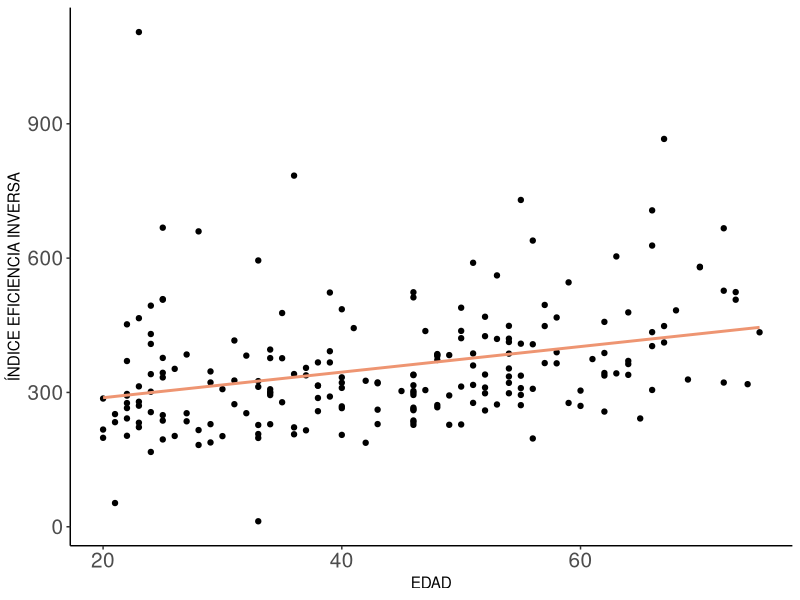
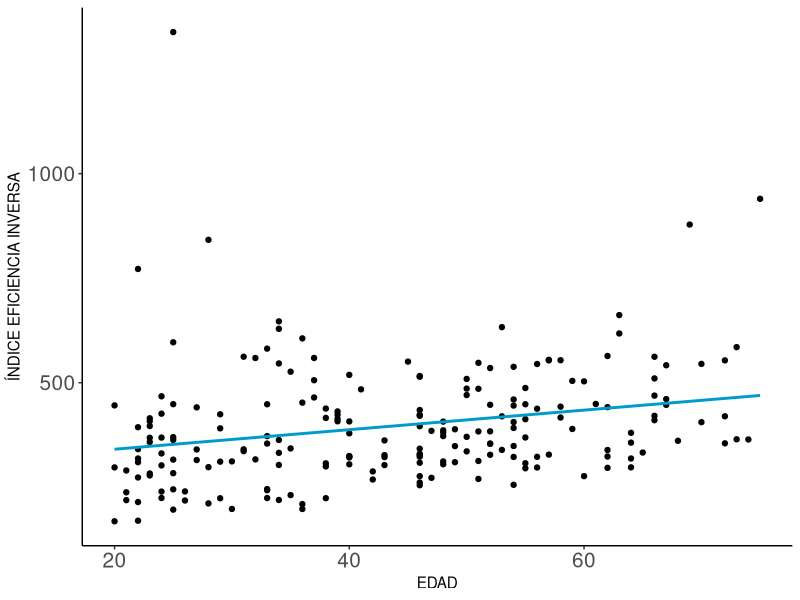

R code for these plots, in order: (Note: this script raises an error after producing the figures.)
library(readxl)
library(rstatix)
library(tidyverse)
library(magrittr)
library(gridExtra)

#### BASE DE DATOS CORRELACIONES ####
data <- read_xlsx("Junto.xlsx",sheet = "Correlaciones")%>%
  gather(cond_tip_est_val, value, -c("ID","DECADA", "SEXO", "EDAD","EDAD_CAT", "MoCA", 
                                     "MoCA_CAT","ESCOLARIDAD", "ESCOLARIDAD_CAT",
                                     "CRI_Total","CRI_Total_CAT","CRI_Total_Z","IDARE_R_PUNTAJE", "IDARE_R_CAT",  
                                     "IDARE_E_PUNTAJE", "IDARE_E_CAT", "IDERE_R_PUNTAJE",
                                     "IDERE_R_CAT", "IDERE_E_PUNTAJE", "IDERE_E_CAT",
                                     "COVID_CAT", "SHIPLEY","SHIPLEY_CAT","SUEÑO_NOR","SUEÑO_2DA",
                                     "OCUPACION","OCUPA_CAT","OCUPACION_CAT",
                                     "AMP_ROS","SUP_ROS", "SUP_ROSZ")) %>%
  separate(cond_tip_est_val, c("COND","VD","TIPO", "VAL"), sep = "_")

data %>%
  mutate(DECADA = as.factor(DECADA),
         SEXO = as.factor(SEXO),
         VD = as.factor(VD),
         COND = as.factor(COND),
         VAL = as.factor(VAL),
         TIPO = as.factor(TIPO),
         IDERE_R_CAT = as.factor(IDERE_R_CAT),
         IDARE_R_CAT = as.factor(IDARE_R_CAT),
         CRI_Total_CAT = as.factor(CRI_Total_CAT),
         EDAD_CAT = as.factor(EDAD_CAT),
         ESCOLARIDAD_CAT = as.factor(ESCOLARIDAD_CAT),
         MoCA_CAT = as.factor(MoCA_CAT))


#### EDAD ####
filter(data, VD == "EIDP", COND== "DP", VAL=="TOT", TIPO=="ROSTROS")%>%
  lm(formula= value ~ EDAD, data =.)%>%
  summary()

filter(data, VD == "EIDP", COND== "DP", VAL=="TOT", TIPO=="ROSTROS")%>%
  ggplot(aes(x = EDAD, y = value)) +
  geom_point() +
  geom_smooth(method = "lm", se = FALSE, col= "lightsalmon2") +
  labs(x = "EDAD", y = "ÍNDICE EFICIENCIA INVERSA") +  
  theme_classic()+ 
  theme(axis.text = element_text(size=15))

filter(data, VD == "EIDP", COND== "DP", VAL=="TOT", TIPO=="ESCENAS")%>%
  ggplot(aes(x = EDAD, y = value)) +
  geom_point() +
  geom_smooth(method = "lm", se = FALSE, col= "deepskyblue3") +
  labs(x = "EDAD", y = "ÍNDICE EFICIENCIA INVERSA") +  
  theme_classic()+ 
  theme(axis.text = element_text(size=15))

filter(data, VD == "EIDP", COND== "DP", VAL=="TOT", TIPO=="ESCENAS")%>%
  lm(formula= value ~ EDAD, data =.)%>%
  summary()

filter(data, VD == "EIDP", COND== "DP", VAL=="TOT", TIPO=="ROSTROS")%>%
  ggplot(aes(x = AMP, y = value)) +
  geom_point() +
  geom_smooth(method = "lm", se = FALSE) +
  labs(x = "EDAD", y = "EI rostros") +  
  theme_classic()

filter(data, VD == "EIDP", COND== "DP", VAL=="TOT", TIPO=="ESCENAS")%>%
  ggplot(aes(x = EDAD, y = value)) +
  geom_point() +
  geom_smooth(method = "lm", se = FALSE) +
  labs(x = "EDAD", y = "EI escenas") +  
  theme_classic()

filter(data, COND== "AMP", VD == "DUR", VAL=="TOT", TIPO=="ROS")%>%
  lm(formula= value ~ EDAD , data =.)%>%
  summary()

filter(data, COND== "SUP", VD == "DUR", VAL=="TOT", TIPO=="ROS")%>%
  lm(formula= value ~ EDAD, data =.)%>%
  summary()

filter(data, COND== "SUP", VD == "DUR", VAL=="TOT", TIPO=="ROS")%>%
  ggplot(aes(x = EDAD, y = value)) +
  geom_point() +
  geom_smooth(method = "lm", se = FALSE) +
  labs(x = "EDAD", y = "EI") +  
  theme_classic()

filter(data, COND== "AMP", VD == "DUR", VAL=="TOT", TIPO=="ROS")%>%
  ggplot(aes(x = EDAD, y = value)) +
  geom_point() +
  geom_smooth(method = "lm", se = FALSE) +
  labs(x = "EDAD", y = "EI") +  
  theme_classic()

#### ESCOLARIDAD ####
filter(data, VD == "EIDP", COND== "DP", VAL=="TOT", TIPO=="ROSTROS")%>%
  lm(formula= value ~ ESCOLARIDAD, data =.)%>%
  summary()

filter(data, VD == "EIDP", COND== "DP", VAL=="TOT", TIPO=="ESCENAS")%>%
  lm(formula= value ~ ESCOLARIDAD, data =.)%>%
  summary()

filter(data, COND== "AMP", VD == "DUR", VAL=="TOT", TIPO=="ROS")%>%
  lm(formula= value ~ ESCOLARIDAD, data =.)%>%
  summary()

filter(data, COND== "SUP", VD == "DUR", VAL=="TOT", TIPO=="ROS")%>%
  lm(formula= value ~ ESCOLARIDAD, data =.)%>%
  summary()

filter(data, COND== "AMP", VD == "DUR", VAL=="TOT", TIPO=="ROS")%>%
  ggplot(aes(x = ESCOLARIDAD, y = value)) +
  geom_point() +
  geom_smooth(method = "lm", se = FALSE) +
  labs(x = "ESCOLARIDAD", y = "AMPLIFICACION") +  
  theme_classic()

#### CRI_Total ####
filter(data, VD == "EIDP", COND== "DP", VAL=="TOT", TIPO=="ROSTROS")%>%
  lm(formula= value ~ CRI_Total, data =.)%>%
  summary()

filter(data, VD == "EIDP", COND== "DP", VAL=="TOT", TIPO=="ESCENAS")%>%
  lm(formula= value ~ CRI_Total, data =.)%>%
  summary()

filter(data, VD == "EIDP", COND== "DP", VAL=="TOT", TIPO=="ESCENAS")%>%
  ggplot(aes(x = CRI_Total, y = value)) +
  geom_point() +
  geom_smooth(method = "lm", se = FALSE, col= "deepskyblue3") +
  labs(x = "RESERVA COGNITIVA", y = "ÍNDICE EFICIENCIA INVERSA") +  
  theme_classic()+ 
  theme(axis.text = element_text(size=15))

filter(data, COND== "AMP", VD == "DUR", VAL=="TOT", TIPO=="ROS")%>%
  lm(formula= value ~ CRI_Total, data =.)%>%
  summary()

filter(data, COND== "SUP", VD == "DUR", VAL=="TOT", TIPO=="ROS")%>%
  lm(formula= value ~ CRI_Total, data =.)%>%
  summary()

#### IDARE_R_PUNTAJE ####
filter(data, VD == "EIDP", COND== "DP", VAL=="TOT", TIPO=="ROSTROS")%>%
  lm(formula= value ~ IDARE_R_PUNTAJE, data =.)%>%
  summary()

filter(data, VD == "EIDP", COND== "DP", VAL=="TOT", TIPO=="ESCENAS")%>%
  lm(formula= value ~ IDARE_R_PUNTAJE, data =.)%>%
  summary()

filter(data, COND== "AMP", VD == "DUR", VAL=="TOT", TIPO=="ROS")%>%
  lm(formula= value ~ IDARE_R_PUNTAJE, data =.)%>%
  summary()

filter(data, COND== "SUP", VD == "DUR", VAL=="TOT", TIPO=="ROS")%>%
  lm(formula= value ~ IDARE_R_PUNTAJE, data =.)%>%
  summary()

#### IDERE_R_PUNTAJE ####
filter(data, VD == "EIDP", COND== "DP", VAL=="TOT", TIPO=="ROSTROS")%>%
  lm(formula= value ~ IDERE_R_PUNTAJE, data =.)%>%
  summary()

filter(data, VD == "EIDP", COND== "DP", VAL=="TOT", TIPO=="ROSTROS")%>%
  ggplot(aes(x = IDERE_R_PUNTAJE, y = value)) +
  geom_point() +
  geom_smooth(method = "lm", se = FALSE, col= "lightsalmon2") +
  labs(x = "DEPRESIÓN RASGO", y = "ÍNDICE EFICIENCIA INVERSA") +  
  theme_classic()+ 
  theme(axis.text = element_text(size=15))

filter(data, VD == "EIDP", COND== "DP", VAL=="TOT", TIPO=="ESCENAS")%>%
  lm(formula= value ~ IDERE_R_PUNTAJE, data =.)%>%
  summary()

filter(data, COND== "AMP", VD == "DUR", VAL=="TOT", TIPO=="ROS")%>%
  lm(formula= value ~ IDERE_R_PUNTAJE, data =.)%>%
  summary()

filter(data, COND== "SUP", VD == "DUR", VAL=="TOT", TIPO=="ROS")%>%
  lm(formula= value ~ IDERE_R_PUNTAJE, data =.)%>%
  summary()

#### MoCA ####
filter(data, VD == "EIDP", COND== "DP", VAL=="TOT", TIPO=="ROSTROS")%>%
  lm(formula= value ~ MoCA, data =.)%>%
  summary()

filter(data, VD == "EIDP", COND== "DP", VAL=="TOT", TIPO=="ESCENAS")%>%
  lm(formula= value ~ MoCA, data =.)%>%
  summary()

filter(data, VD == "EIDP", COND== "DP", VAL=="TOT", TIPO=="ROSTROS")%>%
  ggplot(aes(x = MoCA, y = value)) +
  geom_point() +
  geom_smooth(method = "lm", se = FALSE, col= "lightsalmon2") +
  labs(x = "FUNCIÓN COGNITIVA", y = "ÍNDICE EFICIENCIA INVERSA") +  
  theme_classic() + 
  theme(axis.text = element_text(size=15))

filter(data, VD == "EIDP", COND== "DP", VAL=="TOT", TIPO=="ESCENAS")%>%
  ggplot(aes(x = MoCA, y = value)) +
  geom_point() +
  geom_smooth(method = "lm", se = FALSE, col= "deepskyblue3") +
  labs(x = "FUNCIÓN COGNITIVA", y = "ÍNDICE EFICIENCIA INVERSA") +  
  theme_classic()+ 
  theme(axis.text = element_text(size=15))

filter(data, COND== "AMP", VD == "DUR", VAL=="TOT", TIPO=="ROS")%>%
  lm(formula= value ~ MoCA, data =.)%>%
  summary()

filter(data, COND== "SUP", VD == "DUR", VAL=="TOT", TIPO=="ROS")%>%
  lm(formula= value ~ MoCA, data =.)%>%
  summary()

#### SUEÑO_NOR ####
filter(data, VD == "EIDP", COND== "DP", VAL=="TOT", TIPO=="ROSTROS")%>%
  lm(formula= value ~ SUEÑO_NOR, data =.)%>%
  summary()

filter(data, VD == "EIDP", COND== "DP", VAL=="TOT", TIPO=="ESCENAS")%>%
  lm(formula= value ~ SUEÑO_NOR, data =.)%>%
  summary()

filter(data, COND== "AMP", VD == "DUR", VAL=="TOT", TIPO=="ROS")%>%
  lm(formula= value ~ SUEÑO_NOR, data =.)%>%
  summary()

filter(data, COND== "SUP", VD == "DUR", VAL=="TOT", TIPO=="ROS")%>%
  lm(formula= value ~ SUEÑO_NOR, data =.)%>%
  summary()

#### SUEÑO_2DA ####
filter(data, VD == "EIDP", COND== "DP", VAL=="TOT", TIPO=="ROSTROS")%>%
  lm(formula= value ~ SUEÑO_2DA, data =.)%>%
  summary()

filter(data, VD == "EIDP", COND== "DP", VAL=="TOT", TIPO=="ESCENAS")%>%
  lm(formula= value ~ SUEÑO_2DA, data =.)%>%
  summary()

filter(data, COND== "AMP", VD == "DUR", VAL=="TOT", TIPO=="ROS")%>%
  lm(formula= value ~ SUEÑO_2DA, data =.)%>%
  summary()

filter(data, COND== "AMP", VD == "DUR", VAL=="TOT", TIPO=="ROS")%>%
  ggplot(aes(x = SUEÑO_2DA, y = value)) +
  geom_point() +
  geom_smooth(method = "lm", se = FALSE, col= "green4") +
  labs(x = "SUEÑO SESIÓN", y = "AMPLIFICACIÓN") +  
  theme_classic()+ 
  theme(axis.text = element_text(size=15))

filter(data, COND== "SUP", VD == "DUR", VAL=="TOT", TIPO=="ROS")%>%
  lm(formula= value ~ SUEÑO_2DA, data =.)%>%
  summary()

#### OCUPA_CAT ####
filter(data, VD == "EIDP", COND== "DP", VAL=="TOT", TIPO=="ROSTROS")%>%
  lm(formula= value ~ OCUPA_CAT, data =.)%>%
  summary()

filter(data, VD == "EIDP", COND== "DP", VAL=="TOT", TIPO=="ROSTROS")%>%
  ggplot(aes(x = OCUPA_CAT, y = value)) +
  geom_point() +
  geom_smooth(method = "lm", se = FALSE, col= "lightsalmon2") +
  labs(x = "OCUPACIÓN", y = "ÍNDICE EFICIENCIA INVERSA") +  
  theme_classic()+ 
  theme(axis.text = element_text(size=15))

filter(data, VD == "EIDP", COND== "DP", VAL=="TOT", TIPO=="ESCENAS")%>%
  lm(formula= value ~ OCUPA_CAT, data =.)%>%
  summary()

filter(data, COND== "AMP", VD == "DUR", VAL=="TOT", TIPO=="ROS")%>%
  lm(formula= value ~ OCUPA_CAT, data =.)%>%
  summary()

filter(data, COND== "AMP", VD == "DUR", VAL=="TOT", TIPO=="ROS")%>%
  ggplot(aes(x = OCUPA_CAT, y = value)) +
  geom_point() +
  geom_smooth(method = "lm", se = FALSE, col= "green4") +
  labs(x = "OCUPACIÓN", y = "AMPLIFICACIÓN") +  
  theme_classic()+ 
  theme(axis.text = element_text(size=15))

filter(data, COND== "SUP", VD == "DUR", VAL=="TOT", TIPO=="ROS")%>%
  lm(formula= value ~ OCUPA_CAT, data =.)%>%
  summary()

#### COVID_CAT ####
filter(data, VD == "EIDP", COND== "DP", VAL=="TOT", TIPO=="ROSTROS")%>%
  lm(formula= value ~ COVID_CAT, data =.)%>%
  summary()

filter(data, VD == "EIDP", COND== "DP", VAL=="TOT", TIPO=="ESCENAS")%>%
  lm(formula= value ~ COVID_CAT, data =.)%>%
  summary()

filter(data, COND== "AMP", VD == "DUR", VAL=="TOT", TIPO=="ROS")%>%
  lm(formula= value ~ COVID_CAT, data =.)%>%
  summary()

filter(data, COND== "SUP", VD == "DUR", VAL=="TOT", TIPO=="ROS")%>%
  lm(formula= value ~ COVID_CAT, data =.)%>%
  summary()








